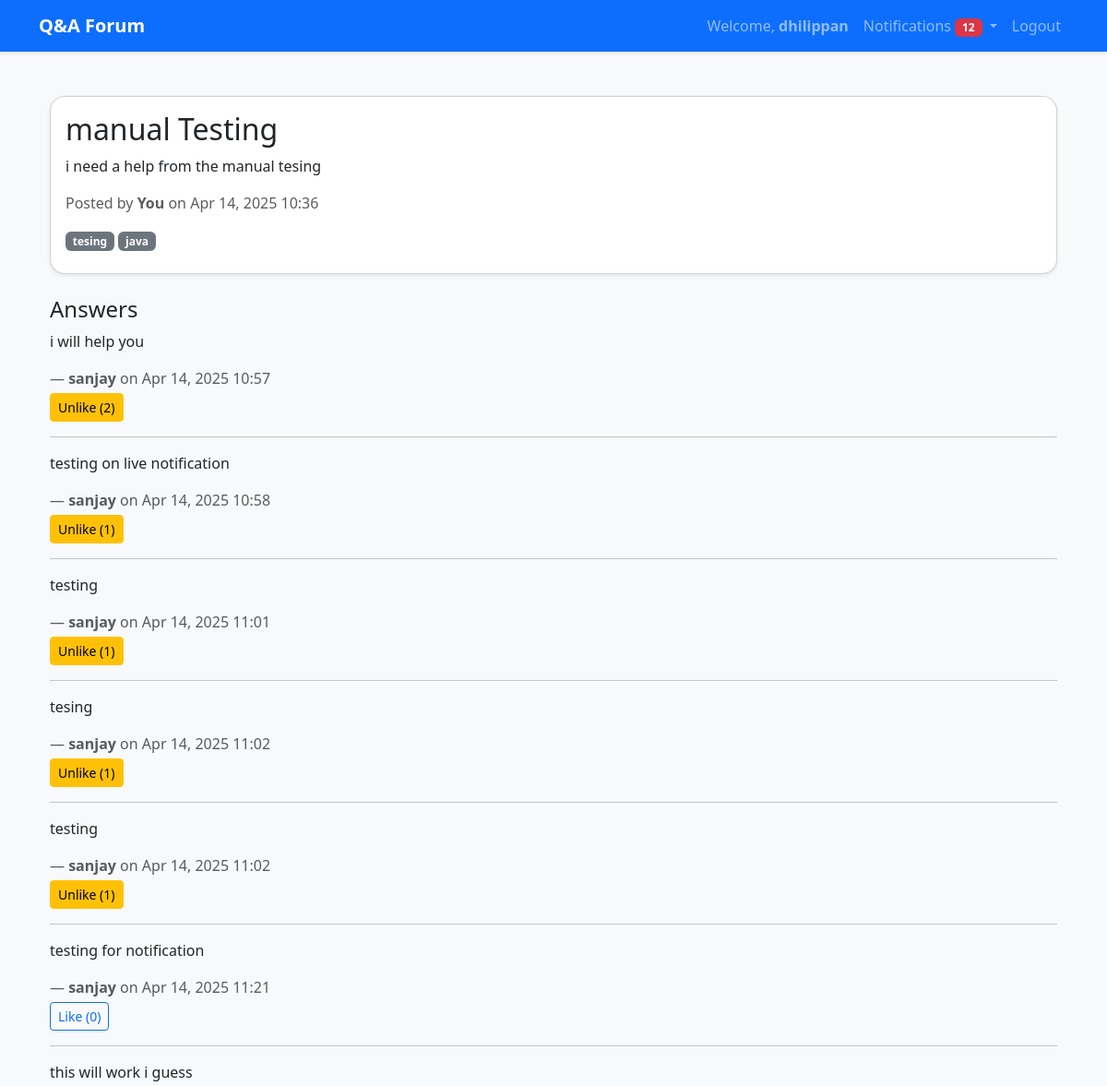
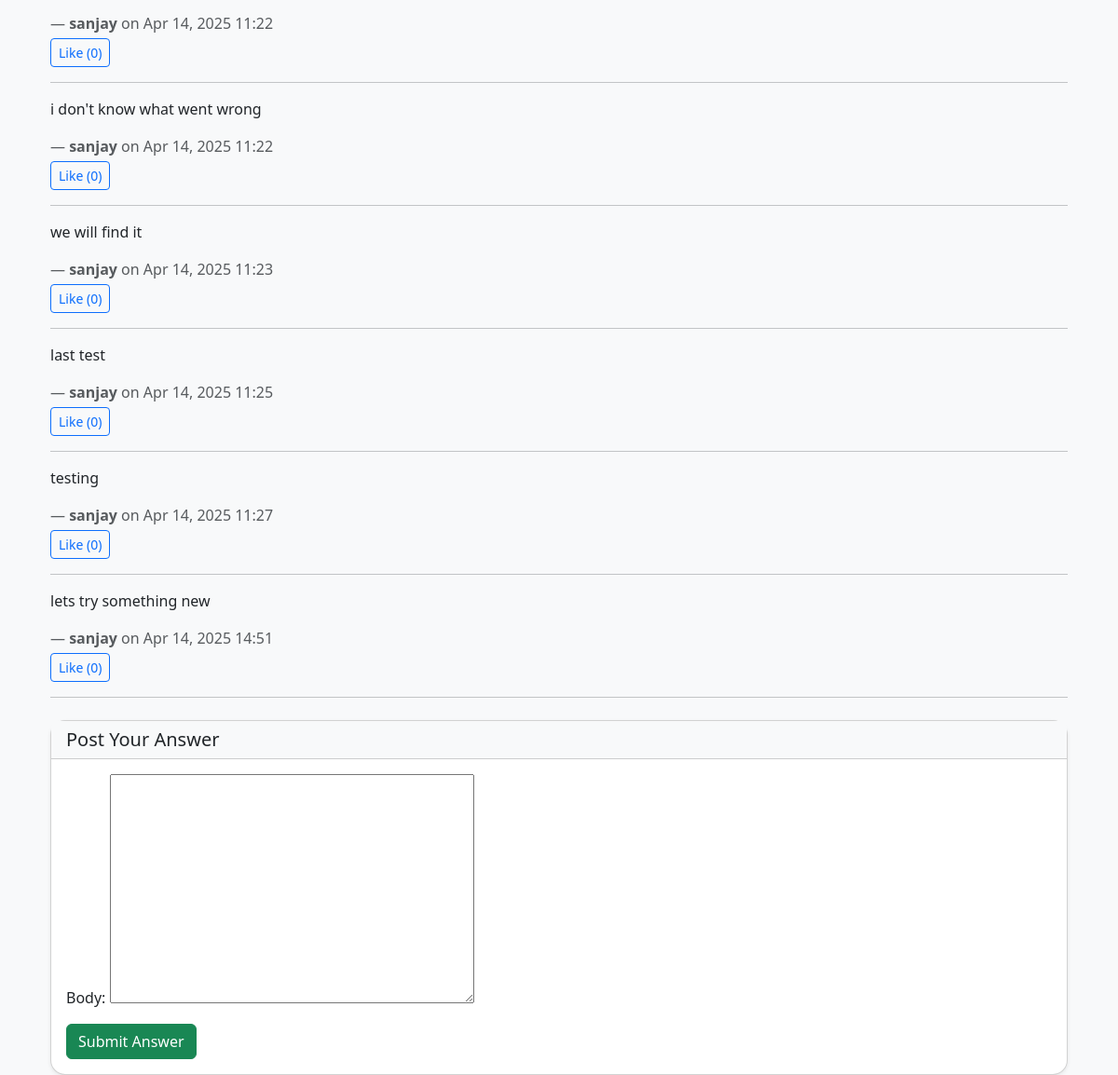
The app's page /questions/1/ (signed in) with its own data (2 pictures, top to bottom).
### forum_app/models.py (models this page shows)
class Question(models.Model):
    user = models.ForeignKey(User, on_delete=models.CASCADE)
    title = models.CharField(max_length=255)
    body = models.TextField()
    tags = models.ManyToManyField(Tag, blank=True)
    created_at = models.DateTimeField(auto_now_add=True)

class Tag(models.Model):
    name = models.CharField(max_length=50, unique=True)

class Answer(models.Model):
    user = models.ForeignKey(User, on_delete=models.CASCADE)
    question = models.ForeignKey(Question, related_name='answers', on_delete=models.CASCADE)
    body = models.TextField()
    created_at = models.DateTimeField(auto_now_add=True)

### forum_app/views.py (the view)
# urls.py: path('questions/<int:question_id>/', views.question_detail, name='question_detail'),
@login_required
def question_detail(request, question_id):
    question = get_object_or_404(Question, id=question_id)
    answers = question.answers.select_related('user').prefetch_related('likes__user')
    liked_answer_ids = set(
        Like.objects.filter(user=request.user, answer__question=question)
        .values_list('answer_id', flat=True)
    )
    if request.method == 'POST':
        form = AnswerForm(request.POST)
        if form.is_valid():
            answer = form.save(commit=False)
            answer.user = request.user
            answer.question = question
            answer.save()
            if question.user != request.user:
                Notification.objects.create(
                    user=question.user,
                    question=question,
                    message=f"{request.user.username} answered your question '{question.title}'"
                )
                unread_count = Notification.objects.filter(user=question.user, is_read=False).count()
                print(f"Unread count: {unread_count}")
                channel_layer = get_channel_layer()
                async_to_sync(channel_layer.group_send)(
                    f"user_{question.user.id}",
                    {
                        "type": "send_notification",
                        "content": {
                            "message": f"{request.user.username} answered your question",
                            "data":{ "unread_count": unread_count},
                            "url": f"/questions/{answer.question.id}/"
                        }
                    }
                )
            messages.success(request, "Your answer has been posted!")
            return redirect('question_detail', question_id=question.id)
    else:
        form = AnswerForm()
    return render(request, 'question_detail.html', {
        'question': question,
        'answers': answers,
        'form': form,
        'liked_answer_ids': liked_answer_ids
    })

### forum_app/forms.py
class AnswerForm(forms.ModelForm):
    class Meta:
        model = Answer
        fields = ['body']

### forum_app/context_processors.py (called while the page is built)
def user_notifications(request):
    if request.user.is_authenticated:
        unread_count = Notification.objects.filter(user=request.user, is_read=False).count()
        return {
            'unread_notification_count': unread_count
        }
    return {}

### forum_app/templates/question_detail.html (shortened to what this page needs)
{% extends 'base.html' %} {% block title %}{{ question.title }}{% endblock %}
{% block content %}
<div class="container mt-4">
  <div class="card shadow-sm mb-4 rounded-4">
    <div class="card-body">
      <h2 class="card-title">{{ question.title }}</h2>
      <p class="card-text">{{ question.body }}</p>
      <p class="text-muted">
        Posted by
        <strong>
          {% if question.user == user %}You{% else %}{{ question.user.username}}{% endif %}
        </strong>
        on {{ question.created_at|date:"M d, Y H:i" }}
      </p>
      {% if question.tags.exists %}
      <div class="mb-2">
        {% for tag in question.tags.all %}
        <span class="badge bg-secondary">{{ tag.name }}</span>
        {% endfor %}
      </div>
      {% endif %}
    </div>
  </div>
  <div class="mb-4">
    <h4>Answers</h4>
    {% if answers %}
     {% for answer in answers %}
      <div class="answer mb-3">
        <p>{{ answer.body }}</p>
        <p class="text-muted mb-1">
          —
          <strong>
            {% if answer.user == user %}You{% else %}{{ answer.user.username }}{% endif %}
          </strong>
          on {{ answer.created_at|date:"M d, Y H:i" }}
        </p>
        {% if user.is_authenticated %} {% if answer.id in liked_answer_ids %}
        <form
          action="{% url 'like_answer' answer.id %}"
          method="post"
          style="display: inline"
        >
          <button type="submit" class="btn btn-warning btn-sm">
            Unlike ({{ answer.likes.count }})
          </button>
        </form>
        {% else %}
        <form
          action="{% url 'like_answer' answer.id %}"
          method="post"
          style="display: inline"
        >
          <button type="submit" class="btn btn-outline-primary btn-sm">
            Like ({{ answer.likes.count }})
          </button>
        </form>
        {% endif %} {% else %}
        <small>Likes: {{ answer.likes.count }}</small>
        {% endif %}
      </div>
      <hr />
    {% endfor %}
    {% else %}
    <p>No answers yet. Be the first to answer!</p>
    {% endif %}
  </div>
  {% if user.is_authenticated %}
  <div class="card shadow-sm rounded-4">
    <div class="card-header bg-light">
      <h5 class="mb-0">Post Your Answer</h5>
    </div>
    <div class="card-body">
      <form method="post">
        {% csrf_token %} {{ form.as_p }}
        <button type="submit" class="btn btn-success">Submit Answer</button>
      </form>
    </div>
  </div>
  {% else %}
  <div class="alert alert-info" role="alert">
    <a href="{% url 'login' %}" class="alert-link">Login</a> to post an answer.
  </div>
  {% endif %}
</div>
{% endblock %}

### forum_app/templates/base.html (shortened to what this page needs)
<!DOCTYPE html>
<html lang="en">
<head>
    <link rel="stylesheet" href="https://cdn.jsdelivr.net/npm/bootstrap@5.3.0/dist/css/bootstrap.min.css">
</head>
<body>
    <nav class="navbar navbar-expand-lg navbar-dark bg-primary shadow-sm">
        <div class="container">
            <a class="navbar-brand" href="{% url 'list_questions' %}">Q&A Forum</a>
            <div class="collapse navbar-collapse justify-content-end">
                <ul class="navbar-nav">
                    {% if user.is_authenticated %}
    <li class="nav-item">
        <span class="nav-link">Welcome, <strong>{{ user.username }}</strong></span>
    </li>
    <li class="nav-item dropdown">
        <a class="nav-link dropdown-toggle" href="#" role="button" data-bs-toggle="dropdown" href="{% url 'notifications' %}">
            Notifications {% if unread_notification_count %}<span class="badge bg-danger" id="unread-count">{{ unread_notification_count }}</span>{% endif %}
        </a>
    </li>
    <li class="nav-item">
        <a class="nav-link" href="{% url 'logout' %}">Logout</a>
    </li>
{% endif %}
                </ul>
            </div>
        </div>
    </nav>
    <div class="container mt-5">
        {% block content %}{% endblock %}
    </div>
</body>
</html>

### forum_app/templates/base.html (style rules this page uses)
body { background-color: #f8f9fa; }
.navbar-brand { font-weight: bold; }

### records on screen
Question: title "manual Testing", body "i need a help from the manual tesing", created_at "Apr 14, 2025 10:36"
Tag: name "tesing"
Tag: name "java"
Answer: body "i will help you", user.username "sanjay", created_at "Apr 14, 2025 10:57", likes.count "2"
Answer: body "testing on live notification", user.username "sanjay", created_at "Apr 14, 2025 10:58", likes.count "1"
Answer: body "testing", user.username "sanjay", created_at "Apr 14, 2025 11:01", likes.count "1"
Answer: body "tesing", user.username "sanjay", created_at "Apr 14, 2025 11:02", likes.count "1"
Answer: body "testing", user.username "sanjay", created_at "Apr 14, 2025 11:02", likes.count "1"
Answer: body "testing for notification", user.username "sanjay", created_at "Apr 14, 2025 11:21", likes.count "0"
Answer: body "this will work i guess", user.username "sanjay", created_at "Apr 14, 2025 11:22", likes.count "0"
Answer: body "i don't know what went wrong", user.username "sanjay", created_at "Apr 14, 2025 11:22", likes.count "0"
Answer: body "we will find it", user.username "sanjay", created_at "Apr 14, 2025 11:23", likes.count "0"
Answer: body "last test", user.username "sanjay", created_at "Apr 14, 2025 11:25", likes.count "0"
Answer: body "testing", user.username "sanjay", created_at "Apr 14, 2025 11:27", likes.count "0"
Answer: body "lets try something new", user.username "sanjay", created_at "Apr 14, 2025 14:51", likes.count "0"

### other values on screen
{{ user.username }} "dhilippan"
{{ unread_notification_count }} "12"
